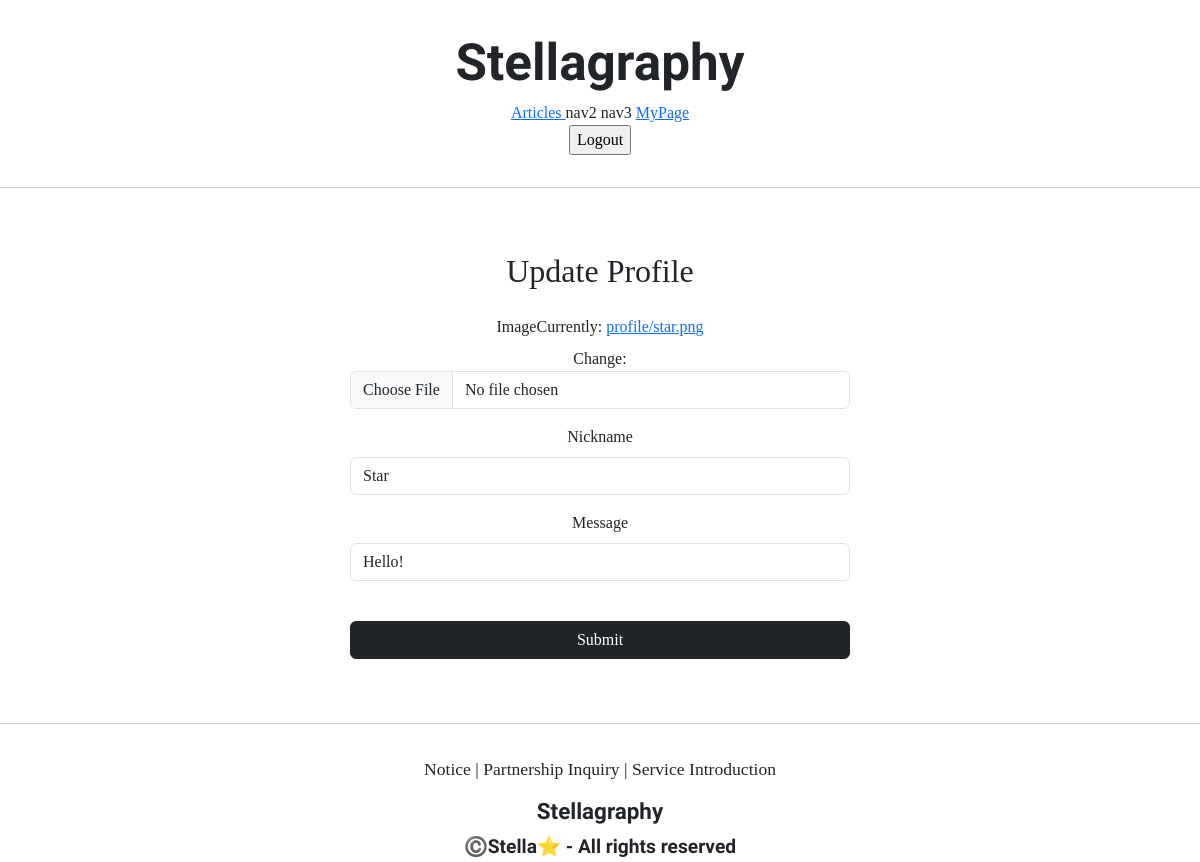
The page /profiles/update/1 (signed in) on the database as committed earlier.
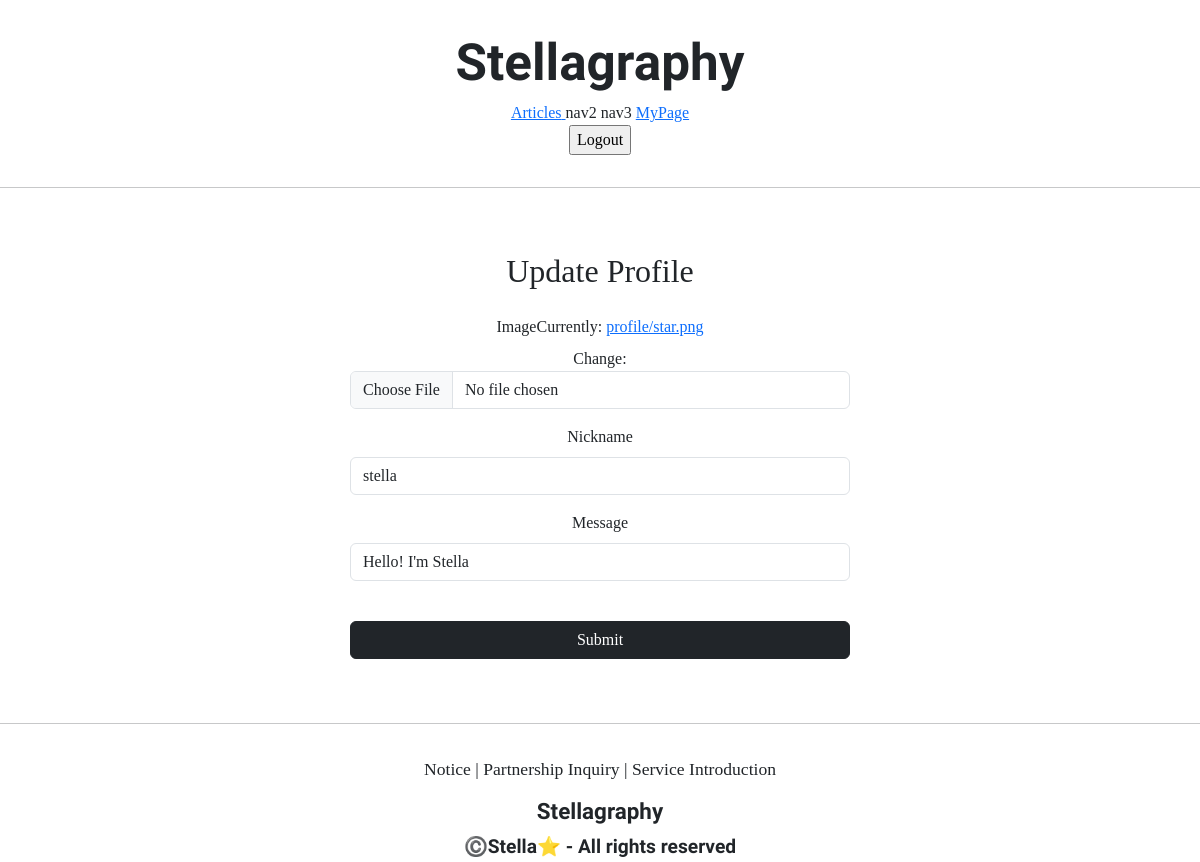
The same page on the database as committed later.
### profileapp/models.py (models this page shows)
class Profile(models.Model):
    user = models.OneToOneField(User, on_delete=models.CASCADE, related_name='profile')
    image = models.ImageField(upload_to='profile/', null=True)
    nickname = models.CharField(max_length=20, unique=True, null=True)
    message = models.CharField(max_length=100, null=True)

### profileapp/views.py (the view, shortened to what this page needs)
# urls.py: path('update/<int:pk>', ProfileUpdateView.as_view(), name='update'),
@method_decorator(profile_ownership_required, 'get')
@method_decorator(profile_ownership_required, 'post')
class ProfileUpdateView(UpdateView):
    model = Profile
    context_object_name = 'target_profile'
    form_class = ProfileCreationForm
    template_name = 'profileapp/update.html'

### profileapp/forms.py
class ProfileCreationForm(ModelForm):
    class Meta:
        model = Profile
        fields = ['image', 'nickname', 'message']

### profileapp/templates/profileapp/update.html (shortened to what this page needs)
{% extends 'base.html' %}
{% load bootstrap4 %}
{% block content %}
    <div style="text-align: center; max-width: 500px; margin: 4rem auto">
        <div class="mb-4">
            <h2>Update Profile</h2>
        </div>
        <form action="{% url 'profileapp:update' pk=target_profile.pk %}" method="post" enctype="multipart/form-data">
            {% bootstrap_form form %}
            <input type="submit" class="btn btn-dark square-pill col-12 mt-4">
        </form>
    </div>
{% endblock %}

### templates/base.html
<!DOCTYPE html>
<html lang="en">
{% include 'head.html' %}
<body style="font-family: 'NanumSquareR';">
    {% include 'header.html' %}
    <hr>
    {% block content %}
    {% endblock %}
    <hr>
    {% include 'footer.html' %}
</body>
</html>

### templates/head.html (shortened to what this page needs)
{% load static %}
<head>
    <link href="https://cdn.jsdelivr.net/npm/bootstrap@5.3.3/dist/css/bootstrap.min.css" rel="stylesheet">
    <link rel="stylesheet" type="text/css" href="{% static 'base.css' %}">
</head>

### templates/header.html (shortened to what this page needs)
    <div class="stellagraphy_header">
        <div>
            <h1 class="stellagraphy_logo_header">Stellagraphy</h1>
        </div>
        <div>
            <a href="{% url 'articleapp:list' %}">
                <span>Articles</span>
            </a>
            <span>nav2</span>
            <span>nav3</span>
            {% if not user.is_authenticated %}
            <a href="{% url 'accountapp:login' %}?next={{ request.path }}">
                <span>Login</span>
            </a>
            <a href="{% url 'accountapp:create' %}">
                <span> Sign Up</span>
            </a>
            {% else %}
            <a href="{% url 'accountapp:detail' pk=user.pk %}">
                <span>MyPage</span>
            </a>
            <form method="post" action="{% url 'accountapp:logout' %}?next={{ request.path }}">
                <input type="submit" value="Logout">
            </form>
            {% endif %}
        </div>
    </div>

### templates/footer.html
    <div class="stellagraphy_footer">
        <div class="stellagraphy_footer_button" >
            <span>Notice    |</span>
            <span>Partnership Inquiry     |</span>
            <span>Service Introduction</span>
        </div>
        <div style="margin-top: 1rem;">
            <h6 class="stellagraphy_logo_footer">Stellagraphy</h6>
        </div>
        <div class="stellagraphy_right_footer">©️Stella⭐ - All rights reserved</div>
    </div>

### static/base.css (style rules this page uses)
.stellagraphy_logo_header { font-family: 'Sedan', serif; font-weight: bold; font-size: 3.2rem; }
.stellagraphy_logo_footer { font-family: 'Sedan', serif; font-weight: bold; font-size: 1.4rem; }
.stellagraphy_footer_button { font-size: 1.1rem; }
.stellagraphy_footer { text-align: center; margin-top: 2rem; }
.stellagraphy_right_footer { font-family: 'Sedan', serif; font-weight: bold; font-size: 1.2rem; }
.stellagraphy_header { text-align: center; margin: 2rem 0; }

Rows that differ between the two databases and show on the page:
changed Profile: nickname "Star" → "stella"; message "Hello!" → "Hello! I'm Stella"
